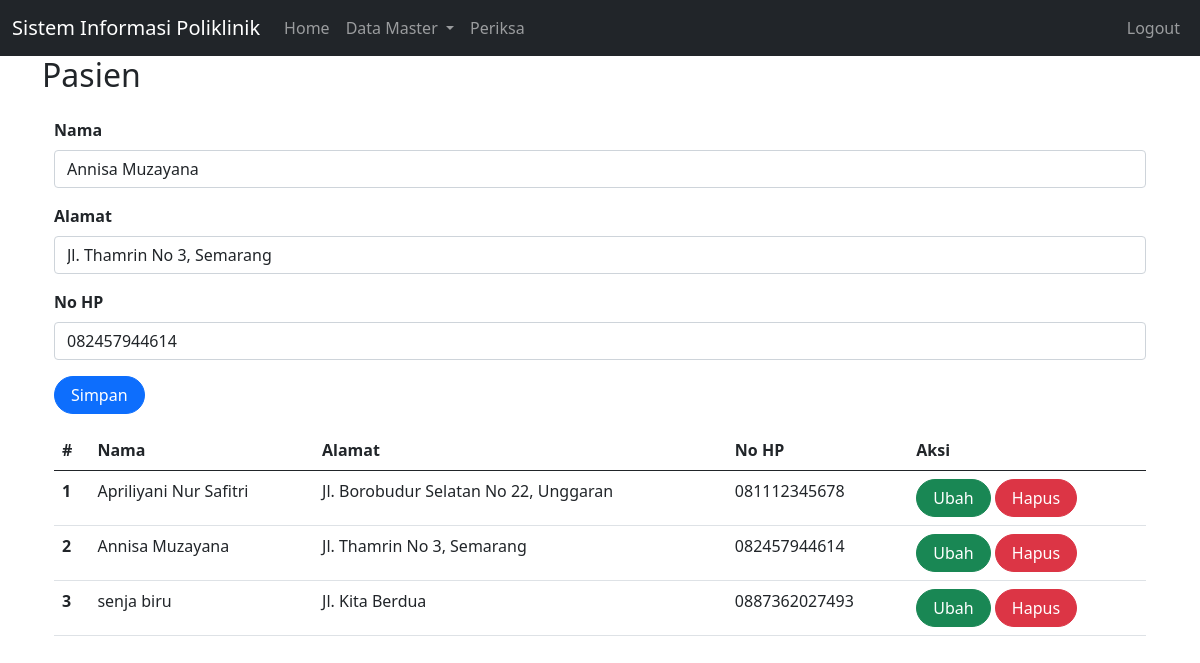
The app's page /index.php?page=pasien&id=3 (signed in) with its own data.
### tables this page shows
CREATE TABLE `pasien` (
  `id` int(10) UNSIGNED NOT NULL,
  `nama` varchar(255) DEFAULT NULL,
  `alamat` varchar(255) DEFAULT NULL,
  `no_hp` varchar(50) DEFAULT NULL
);

### pasien.php (the view, shortened to what this page needs)
<?php
include_once("koneksi.php");
?>
<!DOCTYPE html>
<html lang="en">
<head>
    <link href="https://cdn.jsdelivr.net/npm/bootstrap@5.0.2/dist/css/bootstrap.min.css"
    rel="stylesheet"
>
</head>
<body>
    <div class="container">
<form class="form row" method="POST" action="" name="myForm" onsubmit="return(validate());">
    <?php
    $nama = '';
    $alamat = '';
    $no_hp = '';
    if (isset($_GET['id'])) {
        $ambil = mysqli_query($mysqli,
        "SELECT * FROM pasien WHERE id='" . $_GET['id'] . "'");
        while ($row = mysqli_fetch_array($ambil)) {
            $nama = $row['nama'];
            $alamat = $row['alamat'];
            $no_hp= $row['no_hp'];
        }
    ?>
    <?php
    }
    ?>
    <div class="mt-3">
        <label for="inputNama" class="form-label fw-bold">
            Nama
        </label>
        <input type="text" class="form-control" name="nama" id="inputNama" placeholder="Nama" value="<?php echo $nama ?>">
    </div>
    <div class="mt-3">
        <label for="inputAlamat" class="form-label fw-bold">
            Alamat
        </label>
        <input type="text" class="form-control" name="alamat" id="inputAlamat" placeholder="Alamat" value="<?php echo $alamat ?>">
    </div>
    <div class="mt-3">
        <label for="inputNo_hp" class="form-label fw-bold">
            No HP
        </label>
        <input type="text" class="form-control" name="no_hp" id="inputNo_hp" placeholder="No HP" value="<?php echo $no_hp ?>">
    </div>
    <div class="mt-3">
        <button type="submit" class="btn btn-primary rounded-pill px-3" name="simpan">Simpan</button>
    </div>
</form>
<table class="table table-hover mt-3">
    <thead>
        <tr>
            <th scope="col">#</th>
            <th scope="col">Nama</th>
            <th scope="col">Alamat</th>
            <th scope="col">No HP</th>
            <th scope="col">Aksi</th>
        </tr>
    </thead>
    <tbody>
        <?php
        $result = mysqli_query($mysqli,"SELECT * FROM pasien" );
        $no = 1;
        while ($data = mysqli_fetch_array($result)) {
        ?>
            <tr>
                <th scope="row"><?php echo $no++ ?></th>
                <td><?php echo $data['nama'] ?></td>
                <td><?php echo $data['alamat'] ?></td>
                <td><?php echo $data['no_hp'] ?></td>
                <td>
                    <a class="btn btn-success rounded-pill px-3"
                    href="index.php?page=pasien&id=<?php echo $data['id'] ?>">Ubah
                    </a>
                    <a class="btn btn-danger rounded-pill px-3"
                    href="index.php?page=pasien&id=<?php echo $data['id'] ?>&aksi=hapus">Hapus
                    </a>
                </td>
            </tr>
        <?php
        }
        ?>
    </tbody>
</table>
</body>
</html>

### records on screen
pasien: nama "Annisa Muzayana", alamat "Jl. Thamrin No 3, Semarang", no_hp "082457944614"
pasien: nama "Apriliyani Nur Safitri", alamat "Jl. Borobudur Selatan No 22, Unggaran", no_hp "081112345678"
pasien: nama "senja biru", alamat "Jl. Kita Berdua", no_hp "0887362027493"

### other values on screen
$_GET['page'] "Pasien"
